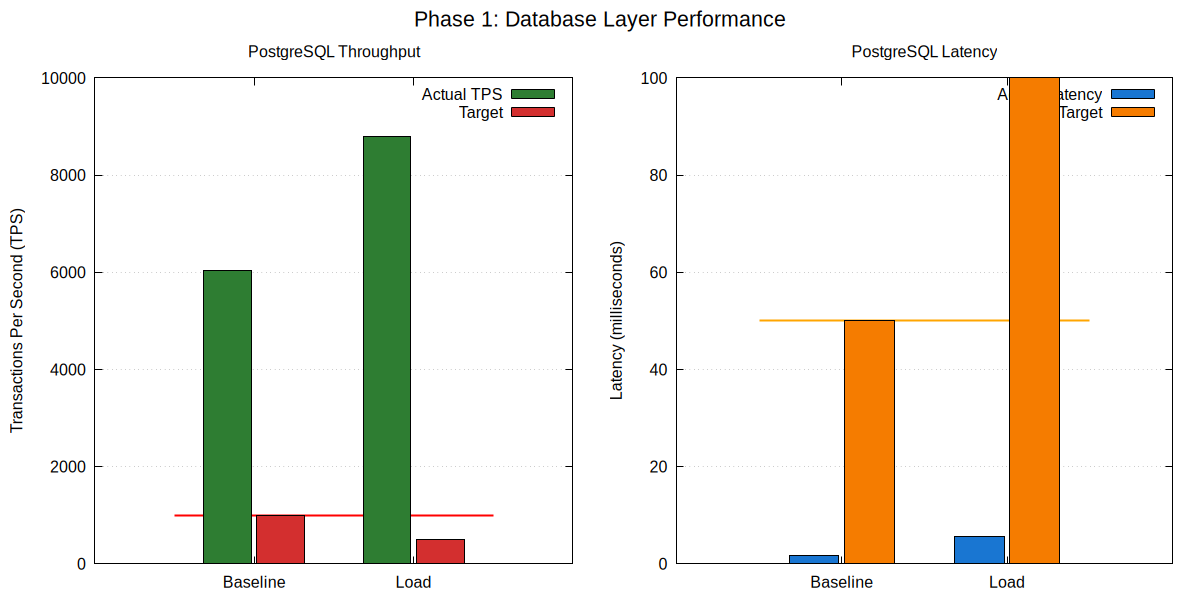

Write gnuplot code to recreate this figure.
#!/usr/bin/gnuplot

# Database Performance - TPS and Latency
set terminal pngcairo size 1200,600 enhanced font 'Arial,12'
set output 'database-performance.png'

set multiplot layout 1,2 title "Phase 1: Database Layer Performance" font 'Arial,16'

# TPS Chart
set style data histogram
set style histogram cluster gap 1
set style fill solid border -1
set boxwidth 0.9
set xtics format ""
set grid ytics
set ylabel "Transactions Per Second (TPS)"
set title "PostgreSQL Throughput"
set yrange [0:10000]

# Add target line
set arrow from -0.5,1000 to 1.5,1000 nohead lt 2 lc rgb "red" lw 2

plot '-' using 2:xtic(1) title 'Actual TPS' lc rgb "#2E7D32", \
     '-' using 2 title 'Target' lc rgb "#D32F2F"
Baseline 6035.8
Load 8787.8
e
Baseline 1000
Load 500
e

# Latency Chart
set ylabel "Latency (milliseconds)"
set title "PostgreSQL Latency"
set yrange [0:100]
set arrow from -0.5,50 to 1.5,50 nohead lt 2 lc rgb "orange" lw 2

plot '-' using 2:xtic(1) title 'Actual Latency' lc rgb "#1976D2", \
     '-' using 2 title 'Target' lc rgb "#F57C00"
Baseline 1.657
Load 5.690
e
Baseline 50
Load 100
e

unset multiplot
